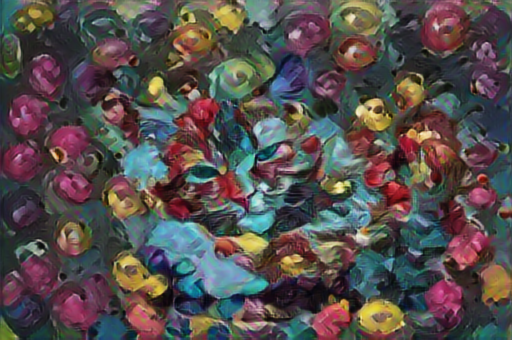
#> input picture IT22605702/dataset/content_images/1.png, 512 x 340 px; its folder holds only this picture in this run
$ python -i DIP_Project.py   (imports and definitions only)
#> lines starting #> are read from the running program, lines starting #| are printed output that depends on the picture
### IT22605702/style_transfer_model.py
import tensorflow as tf
import numpy as np
import matplotlib.pyplot as plt
from tkinter import Tk, Label, Button, filedialog
from PIL import Image, ImageTk
import os
import threading

# Load and preprocess the image
def load_image(image_path):
    img = tf.io.read_file(image_path)
    img = tf.image.decode_image(img, channels=3)
    img = tf.image.convert_image_dtype(img, tf.float32)
    img = tf.image.resize(img, (512, 512))
    img = img[tf.newaxis, :]  # Add batch dimension
    return img

# Load VGG model
def load_vgg_model():
    vgg = tf.keras.applications.VGG19(weights='imagenet', include_top=False)
    return vgg

# Build the style transfer model
# [50 lines left out: functions build_style_transfer_model, style_transfer, gram_matrix, not called in this run]

class StyleTransferApp:
    # [47 lines left out: functions __init__, upload_content_image, upload_style_image, display_image, not called in this run]

    def start_style_transfer_thread(self):
        transfer_thread = threading.Thread(target=self.run_style_transfer)
        transfer_thread.start()

    # [31 lines left out: functions run_style_transfer, show_result, not called in this run]

# [4 lines that do not run on import are left out]

### IT22605702/DIP_Project.py
import tkinter as tk
from tkinter import filedialog, messagebox
from PIL import Image, ImageTk
import cv2
import numpy as np
import copy
from tkinter import Tk, Button
import subprocess
import os
from style_transfer_model import load_image, load_vgg_model, build_style_transfer_model, style_transfer

# Global variables to store images and history for undo functionality
img = None
img_display = None
processed_image = None
undo_stack = []
start_x, start_y = None, None
rect_id = None

# Function to upload an image
def upload_image():
    global img, img_display, processed_image
    file_path = filedialog.askopenfilename()
#> the answer given: dataset/content_images/1.png
    if file_path:
        img = cv2.imread(file_path)
#> img is the input picture: shape (340, 512, 3); mean B, G, R 77.2, 78.1, 85.7
        img = cv2.resize(img, (500, 500))  # Resize image to fit the frame
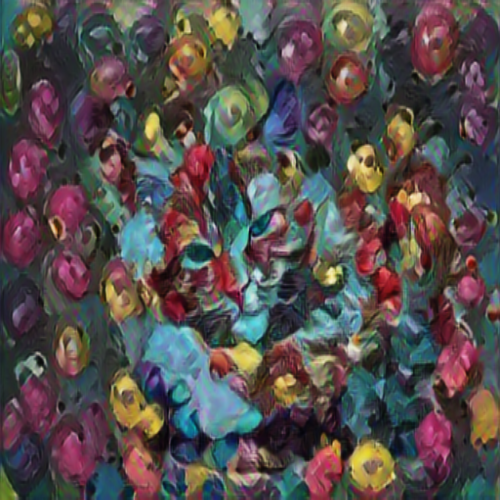
#> img: shape (500, 500, 3); mean B, G, R 77.1, 78, 85.5
        img_display = ImageTk.PhotoImage(image=Image.fromarray(cv2.cvtColor(img, cv2.COLOR_BGR2RGB)))
        processed_image = img.copy()
        display_images()

# Function to display the original and processed images
def display_images():
    global img_display, processed_image
#> (the run stopped early here; a loop or call above may not have finished)

$ run again, on IT22605702/dataset/content_images/content2.jpg
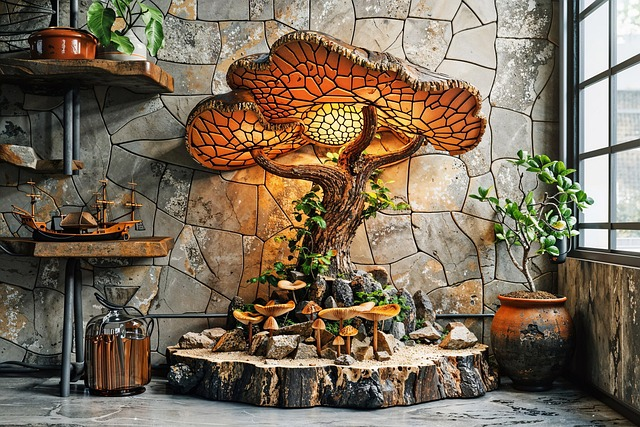
#> input picture IT22605702/dataset/content_images/content2.jpg, 640 x 427 px
#> in upload_image, img is the input picture: shape (427, 640, 3); mean B, G, R 89.2, 107.6, 122
#> in upload_image, `img = cv2.resize(img, (500, 500))`:
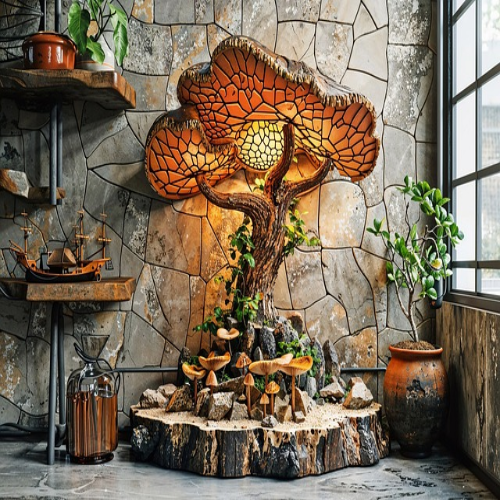
#> img: shape (500, 500, 3); mean B, G, R 89.1, 107.5, 121.9
